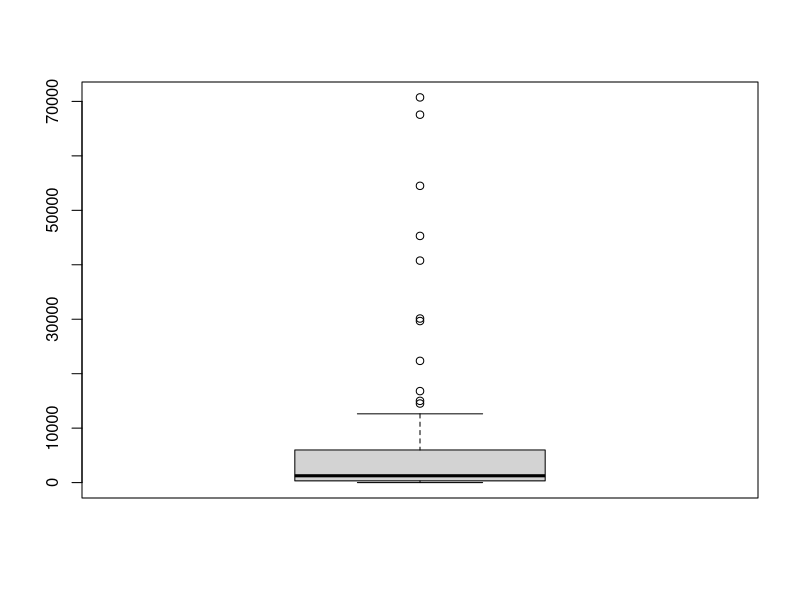

Reproduce this figure in R. (Note: this script raises an error after producing the figure.)
## ---- chunk 1
?plot
## ---- chunk 2
getwd() # Prints the current working directory
setwd("/cloud/project")
## ---- chunk 3
4*9
sqrt(144)
## ---- chunk 4
6 * 8 - sqrt(7) + abs(-10) * (4/5)
6 * (8 - sqrt(7)) + abs(-10) * (4/5)
## ---- chunk 5
4 > 2
4 <= 2
## ---- chunk 6
result <- 5/3
result # Implicitly printing the output
print(result) # Explicitly printing the output
## ---- chunk 7
result <- 5-3
result
## ---- chunk 8
pop1 <- c(1379, 1324, 323, 261, 208)
pop1
## ---- chunk 9
pop2 <- c(194, 187, 161, 142, 127)
pop <- c(pop1, pop2)
pop
## ---- chunk 10
str(pop)
## ---- chunk 11
cname <- c("CHN", "IND", "USA", "IDN", "BRA")
str(cname)
## ---- chunk 12
asia <- c(TRUE, TRUE, F, T, F)
str(asia)
## ---- chunk 13
regime <- c("Autocracy", "FlawedDem", "FullDem", "FlawedDem", "FlawedDem")
regime <- as.factor(regime)
str(regime)
## ---- chunk 14
regime <- as.character(regime)
str(regime)
asia <- as.character(asia)
str(asia)
asia <- as.logical(asia)
str(asia)
## ---- chunk 15
diff <-c(TRUE,"TRUE")
## ---- chunk 16
vec <- c("1", "2", "3")
## ---- chunk 17
pop1
pop1_double <- pop1 * 2
pop1_double
## ---- chunk 18
pop1 + pop2
## ---- chunk 19
pop_c <- c(pop1, pop2)
## ---- chunk 20
min(pop)
max(pop)
mean(pop)
## ---- chunk 21
sum(pop)/length(pop)
## ---- chunk 22
pop1[1]
cname[1]
## ---- chunk 23
pop[c(2,5)]
cname[c(2,5)]
## ---- chunk 24
first <- pop[1]
## ---- chunk 25
cname_copy <- cname
## Option 1: Dropping the 5th element
cname_copy[-5]
## Option 2 (for generalizability): Getting the last element and dropping it.
length(cname_copy)
cname_copy[-length(cname_copy)]
## ---- chunk 26
regime
regime[5] <- "FullDem"
regime
## ---- chunk 27
pop1_copy <- pop1 #Making a copy
pop1_copy[c(3,5)] <- -10 
pop1_copy[c(3,5)] <- pop1_copy[c(3,5)] - 10 
## ---- chunk 28
cindex <- seq(from = 1, to = length(pop1), by = 1)
cindex
## ---- chunk 29
rep(30, 5)
## ---- chunk 30
rep(seq(1, 3, 0.5), 2)
## ---- chunk 31
completed <- rep(c("yes","no"), 5)
completed
## ---- chunk 32
completed2 <- rep(c("yes","no"), each = 5)
completed2
## ---- chunk 33
names(pop1)
cname
names(pop1) <- cname
names(pop1)
pop1
## ---- chunk 34
pop1[names(pop1) == "BRA"]
## ---- chunk 35
mean(pop1)
pop1[pop1 >= mean(pop1)]
## ---- chunk 36
pop1[pop1 < max(pop1) & names(pop1) != "USA"]
## ---- chunk 37
cname == "IDN"
regime[cname == "IDN"]
## ---- chunk 38
which(cname == "IDN")
regime[which(cname == "IDN")]
## ---- chunk 39
pop1[asia == T & regime != "Autocracy"]
## ---- chunk 40
library(foreign)
## ---- chunk 41
mydata <- read.csv("ACLED_countries.csv")
class(mydata)
## ---- chunk 42
str(mydata)
## ---- chunk 43
names(mydata)
## ---- chunk 44
names(mydata)[3] <- "nconflict"
names(mydata)
## ---- chunk 45
summary(mydata)
## ---- chunk 46
nrow(mydata) # Number of rows
ncol(mydata) # Number of columns
dim(mydata) # Rows first then columns.
## ---- chunk 47
mydata[1,]
## ---- chunk 48
mydata[c(1,2),]
## ---- chunk 49
mydata[1:5,]
## ---- chunk 50
mydata[3,3]
## ---- chunk 51
mydata[1,1]
## ---- chunk 52
mydata[3,2]
## ---- chunk 53
mydata$nconflict
## ---- chunk 54
mydata[,1]
mydata[,"country"]
## ---- chunk 55
mydata$nconflict[seq(1, length(mydata$nconflict), 2)]
## ---- chunk 56
mean(mydata[,2])
mean(mydata[,"nconflict"])
## ---- chunk 57
max(mydata$nconflict)
## ---- chunk 58
mydata$country[mydata$nconflict == max(mydata$nconflict)]
## ---- chunk 59
vec <- c(4, 1, 2, NA, 3)
mean(vec) #Result is NA!
sum(vec) #Result is NA!
## ---- chunk 60
mean(vec, na.rm = T)
sum(vec, na.rm = T)
## ---- chunk 61
obs <- c("Germany", NA, NA)
mydata_new <- rbind(mydata, obs)
dim(mydata_new)
## ---- chunk 62
mydata$nconflict_fatalities <- mydata$nconflict - mydata$nconflict_no_fatalities
head(mydata, 3) #prints out the first 3 rows of the data frame
## ---- chunk 63
# Make sure you specified the right working directory!
# save(mydata, file = "mydata_new.RData")
## ---- chunk 64
# write.csv(mydata_new, file = "mydata_new.csv")
## ---- chunk 65
boxplot(mydata$nconflict)
## ---- chunk 66
summary(mydata$nconflict)
## ---- chunk 67
median(mydata$fatalities)
mydata$fatalities_high <- ifelse(mydata$fatalities > median(mydata$fatalities), 1, 0)
head(mydata$fatalities_high)
table(mydata$fatalities_high) # We split the observations exactly in half.
## ---- chunk 68
boxplot(mydata$nconflict ~ mydata$fatalities_high)
## ---- chunk 69
hist(mydata$nconflict,breaks=100)
## ---- chunk 70
plot(density(mydata$fatalities))
## ---- chunk 71
plot(mydata$fatalities,mydata$nconflict)
## ---- chunk 72
plot(mydata$fatalities,mydata$nconflict,
     main = "ACLED (2010-2019)", #Adding a main title.
     xlab = "Fatalities", #Adding a x-axis title.
     ylab = "Number of Conflicts", #Adding a y-axis title.
     col = "tomato", #Changing the color of the data points.
     pch = 18) #Changing the shape
